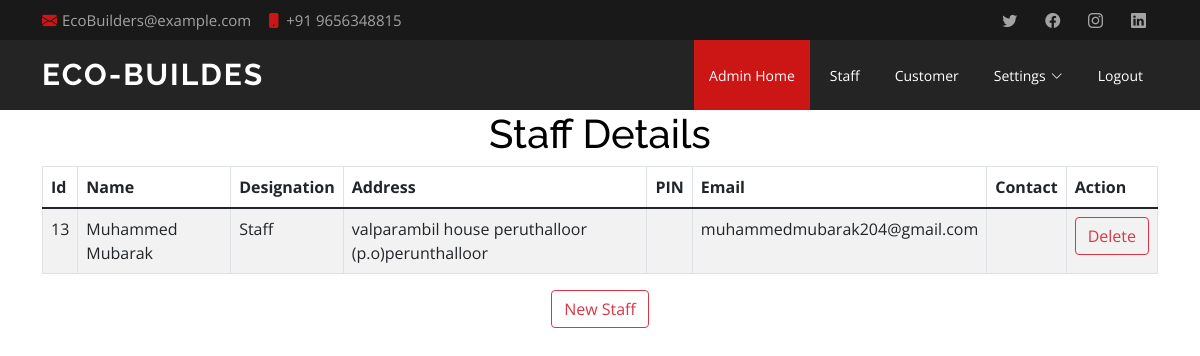
Screenshot of /admin_staff_details_view with the database file from the repository.
### myapp/models.py (models this page shows)
class staff_details(models.Model):
    user_id = models.IntegerField()
    fname = models.CharField(max_length=100)
    lname = models.CharField(max_length=100)
    desg_id = models.IntegerField()
    addr = models.CharField(max_length=500)
    pin = models.CharField(max_length=10)
    email = models.CharField(max_length=150)
    contact = models.CharField(max_length=20)
    status = models.CharField(max_length=10)

class designation_master(models.Model):
    designation_name = models.CharField(max_length=100)

### myapp/views.py (the view)
# urls.py: path('admin_staff_details_view', views.admin_staff_details_view, name='admin_staff_details_view'),
def admin_staff_details_view(request):
    sl = staff_details.objects.all()
    dl = designation_master.objects.all()
    context ={'staff_list':sl, 'desg_list':dl}
    return render(request, './myapp/admin_staff_details_view.html',context)

### myapp/templates/myapp/admin_staff_details_view.html (shortened to what this page needs)
{% extends 'myapp/admin_base.html' %}
{% load static %}
{% block body %}
<center>
    <h1>Staff Details</h1>
    <div class="container">
    <form role="form" name="frm" action="" method="post">
        <table class="table table-striped table-bordered ">
            <thead class="thead">
            <tr>
                <th>Id</th>
                <th>Name</th>
                <th>Designation</th>
                <th>Address</th>
                <th>PIN</th>
                <th>Email
                <th>Contact</th>
                <th>Action</th>
            </tr>
            </thead>
            {% for s_l in staff_list %}
            <tbody >
            <tr>
                <td>{{ s_l.id }}</td>
                <td>{{ s_l.fname}} {{ s_l.lname}}</td>
                {% for dl in desg_list %}
                {% if s_l.desg_id == dl.id %}
                <td>{{ dl.designation_name }}</td>
                {% endif %}
                {% endfor %}
                <td>{{ s_l.addr }}</td>
                <td>{{ s_l.pin }}</td>
                <td>{{ s_l.email }}</td>
                <td>{{ s_l.contact }}</td>
                <td>
                    <div class="btn-group">
                    <button type="button" class="btn btn-outline-danger" onclick="location.href='../admin_staff_details_delete?id={{ s_l.id }}'">Delete</button>
                    </div>
                </td>
            </tr>
            {% endfor %}
        </table>
        <button type="button" class="btn btn-outline-danger" onclick="location.href='../admin_staff_details_add'">New Staff</button>
    </form>
    </div>
</center>
{% endblock %}

### myapp/static/myapp/assets/css/style.css (style rules this page uses)
body { font-family: "Open Sans", sans-serif; color: #444444; }
h1, h2, h3, h4, h5, h6 { font-family: "Raleway", sans-serif; }

### myapp/templates/myapp/admin_base.html (style rules this page uses)
body { color: black; }
label,h1,h2 { color: black; }

### rows the page displays
staff_details: id "13", fname "Muhammed", lname "Mubarak", addr "valparambil house peruthalloor (p.o)perunthalloor", email "muhammedmubarak204@gmail.com"
designation_master: designation_name "Staff"
